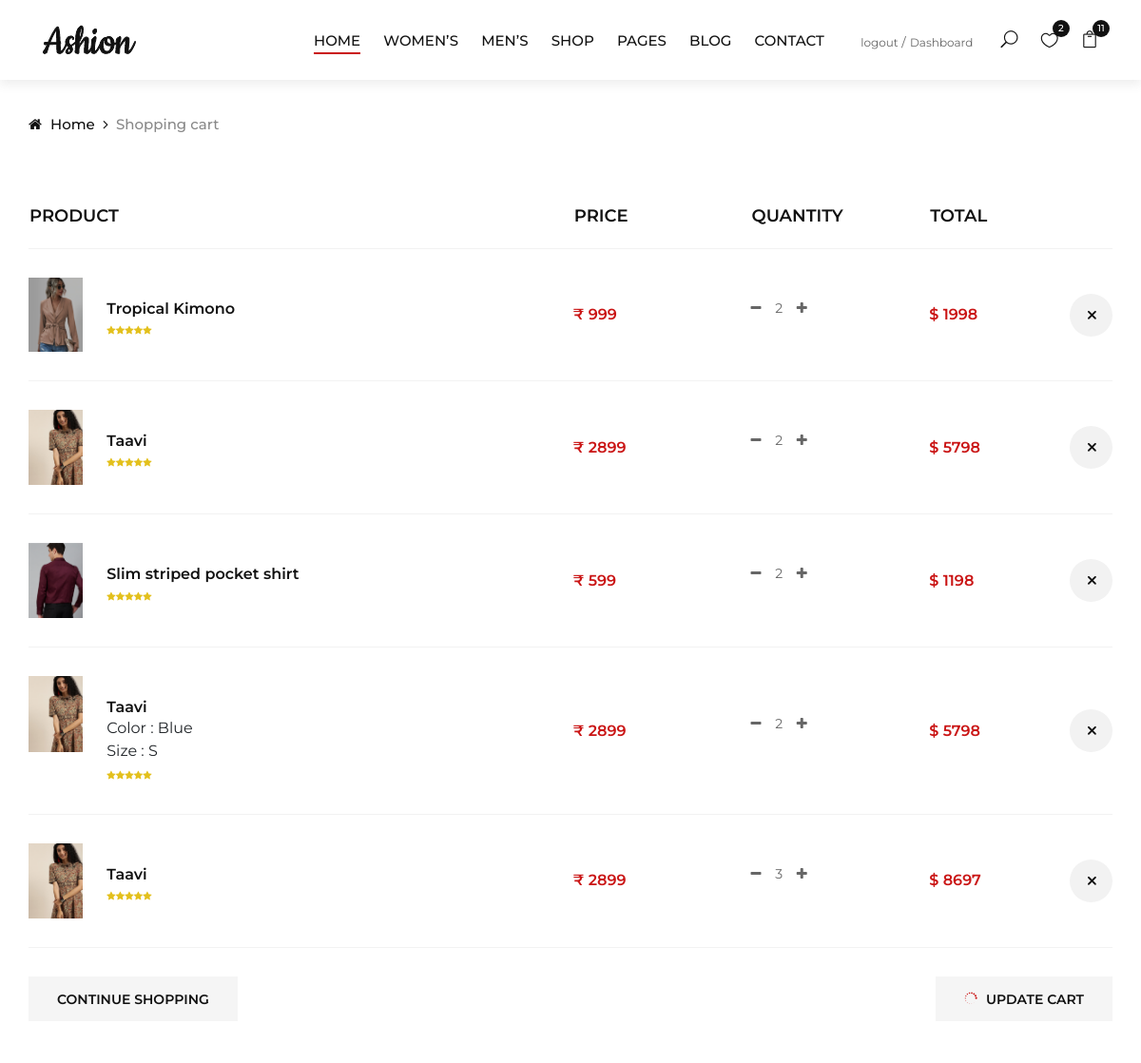
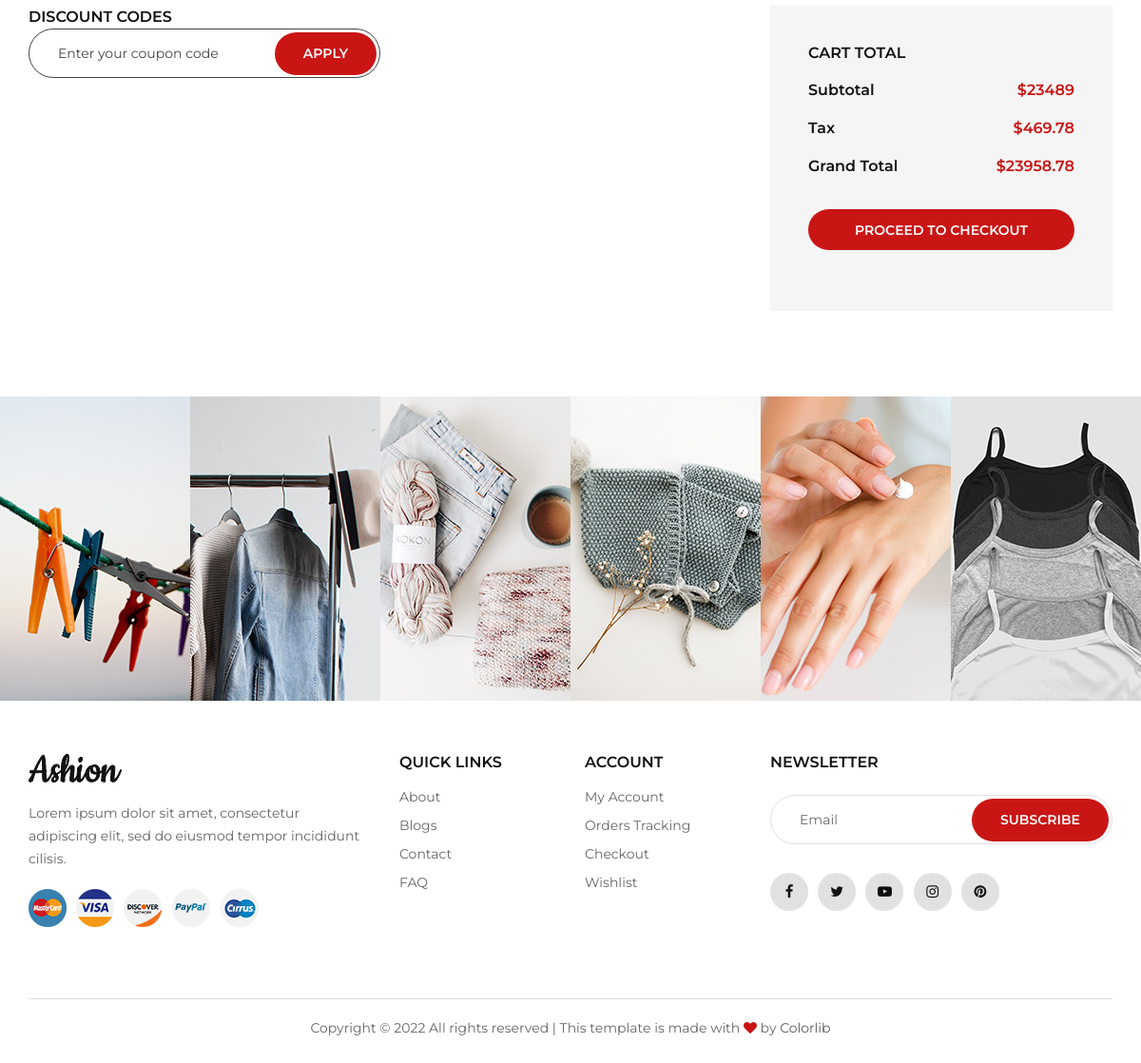
Screenshot of /cart/ (signed in) with the database file from the repository (2 pictures, top to bottom).
### carts/models.py (models this page shows, shortened)
class CartItem(models.Model):
    user = models.ForeignKey(Account, on_delete=models.CASCADE, null=True)
    product = models.ForeignKey(Product, on_delete=models.CASCADE)
    variations = models.ManyToManyField(Variation, blank=True)
    cart = models.ForeignKey(Cart, on_delete=models.CASCADE,null=True)
    quantity = models.IntegerField()
    is_active = models.BooleanField(default=True)
    def sub_total(self):
        return self.product.price * self.quantity

### store/models.py (models this page shows, shortened)
class Product(models.Model):
    product_name = models.CharField(max_length=255, unique=True)
    slug = models.SlugField(max_length=255, unique=True)
    description = models.TextField(max_length=500, blank=True)
    price = models.IntegerField()
    stock = models.IntegerField()
    images = models.ImageField(upload_to='photos/products')
    cropping = ImageRatioField('images', '512x512')
    image_1 = models.ImageField(upload_to='photos/products',blank=True)
    image_2 = models.ImageField(upload_to='photos/products',blank=True)
    image_3 = models.ImageField(upload_to='photos/products',blank=True)
    image_4 = models.ImageField(upload_to='photos/products',blank=True)
    is_available = models.BooleanField(default=True)
    category = models.ForeignKey(Category, on_delete=models.CASCADE)
    created_date = models.DateTimeField(auto_now_add=True)
    modified_date = models.DateTimeField(auto_now=True)
    def get_url(self):
        return reverse('product_detail',args=[self.category.slug, self.slug])

class Variation(models.Model):
    product = models.ForeignKey(Product, on_delete=models.CASCADE)
    variation_category = models.CharField(max_length=100, choices= variation_category_choice)
    variation_value = models.CharField(max_length=100)
    is_active = models.BooleanField(default=True)
    created_date = models.DateTimeField(auto_now_add=True)
    objects = VariationManager()

### carts/views.py (the view)
# urls.py: path('cart/',include('carts.urls')),
def cart(request, total=0, quantity=0, cart_items=None):
    try:
        applyed_coupen = None
        coupon  = request.session['code']
        print(coupon)
        applyed_coupen = Coupons.objects.filter(code=coupon).first()
        print(applyed_coupen)
    except :
        pass
    try:
        tax = 0
        grand_total = 0
        discount_price = 0
        if request.user.is_authenticated:
            cart_items = CartItem.objects.filter(user=request.user, is_active=True)
        else:
            cart = Cart.objects.get(cart_id=_cart_id(request))
            cart_items = CartItem.objects.filter(cart=cart, is_active=True)
        for cart_item in cart_items:
            total +=(cart_item.product.price * cart_item.quantity)
            quantity += cart_item.quantity
        tax = (2 * total)/100
        grand_total = total + tax
        if applyed_coupen:
            discount_price = (grand_total - (applyed_coupen.discount * grand_total)/100   )
    except ObjectDoesNotExist:
        pass
    context ={
        'total' : total,
        'quantity' : quantity,
        'cart_items' : cart_items,
        'tax' : tax,
        'grand_total' : grand_total,
        'applyed_coupen' : applyed_coupen,
        'discount_price':discount_price,
    }
    return render (request, 'cart.html', context)

### carts/context_processors.py (called while the page is built)
def counter(request):
    cart_count = 0
    if 'admin' in request.path:
        return{}
    else :
        try:
            cart = Cart.objects.filter(cart_id = _cart_id(request))
            if request.user.is_authenticated:
                cart_items = CartItem.objects.all().filter(user=request.user)
            else :
                cart_items = CartItem.objects.all().filter(cart=cart[:1])
            for cart_item in cart_items:
                cart_count += cart_item.quantity
        except Cart.DoesNotExist:
            cart_count = 0
    return dict(cart_count=cart_count)

### carts/views.py (called while the page is built)
def _cart_id(request):
    cart = request.session.session_key
    if not cart :
        cart = request.session.create()
    return cart

### category/context_processors.py (called while the page is built)
def menu_links(request):
    links = Category.objects.all()
    return dict(links=links)

### templates/cart.html (shortened to what this page needs)
{% extends 'base.html' %}
{% load static %}
{% block content %}
 <div class="breadcrumb-option">
    <div class="container">
        <div class="row">
            <div class="col-lg-12">
                <div class="breadcrumb__links">
                    <a href="{% url 'home' %}"><i class="fa fa-home"></i> Home</a>
                    <span>Shopping cart</span>
                </div>
            </div>
        </div>
    </div>
</div>
{% if not cart_items %}
<br><br><br>
<div class="text-center">
<h2 class="text-center">Your Cart is Empty</h2>
<br><br>
<a href="{% url 'store' %}" class="primary-btn text-center">Continue Shoping</a>
<br><br><br>
</div>
{% else %}
<section class="shop-cart spad">
    <div class="container">
        <div class="row">
            <div class="col-lg-12">
                <div class="shop__cart__table">
                    <table>
                        <thead>
                            <tr>
                                <th>Product</th>
                                <th>Price</th>
                                <th>Quantity</th>
                                <th>Total</th>
                                <th></th>
                            </tr>
                        </thead>
                        <tbody>
                            {% for cart_items in cart_items %}
                            <tr>
                                <td class="cart__product__item">
                                    <img src="{{cart_items.product.images.url}}" alt="">
                                    <div class="cart__product__item__title">
                                       <a href="{{ cart_items.product.get_url }}"><h6>{{cart_items.product.product_name}}</h6></a>
                                       {% if cart_items.variations.all %}
                                       {% for item in cart_items.variations.all %}
                                       {{item.variation_category | capfirst}} : {{item.variation_value | capfirst}} <br>
                                       {% endfor %}
                                       {% endif %}
                                        <div class="rating">
                                            <i class="fa fa-star"></i>
                                            <i class="fa fa-star"></i>
                                            <i class="fa fa-star"></i>
                                            <i class="fa fa-star"></i>
                                            <i class="fa fa-star"></i>
                                        </div>
                                    </div>
                                </td>
                                <td class="cart__price">₹ {{cart_items.product.price}}</td>
                                <td class="cart__quantity">
                                    <div class="pro-qt" style="border: none;">
                                        {% if cart_items.quantity > 1 %}
                                        <p> <a class="fa fa-minus" href="{% url 'remove_cart' cart_items.product.id cart_items.id %}"></a>&nbsp;&nbsp;&nbsp;
                                        {% endif %}
                                        {{cart_items.quantity}}&nbsp;&nbsp;&nbsp;
                                        <a class="fa fa-plus" href="{% url 'add_cart' cart_items.product.id %}"></a></p>
                                    </div>
                                </td>
                                <td class="cart__total">$ {{cart_items.sub_total}}</td>
                                <td class="cart__close"><a href="{% url 'remove_cart_item' cart_items.product.id cart_items.id %}" onclick ="return confirm('Are you sure you want to delete the item .?')"><span  class="icon_close"></span></a></td>
                            </tr>
                            {% endfor %}
                        </tbody>
                    </table>
                </div>
            </div>
        </div>
        <div class="row">
            <div class="col-lg-6 col-md-6 col-sm-6">
                <div class="cart__btn">
                    <a href="{% url 'store' %}">Continue Shopping</a>
                </div>
            </div>
            <div class="col-lg-6 col-md-6 col-sm-6">
                <div class="cart__btn update__btn">
                    <a href="#"><span class="icon_loading"></span> Update cart</a>
                </div>
            </div>
        </div>
        <div class="row">
            <div class="col-lg-6">
                <div class="discount__content">
                    <h6>Discount codes</h6>
                    <form action="{% url 'apply_coupon' %}" method="post">
                        <input type="text" placeholder="Enter your coupon code" name="code">
                        <button type="submit" class="site-btn">Apply</button>
                    </form>
                </div>
            </div>
            <div class="col-lg-4 offset-lg-2">
                <div class="cart__total__procced">
                    <h6>Cart total</h6>
                    <ul>
                        <li>Subtotal <span>${{total}}</span></li>
                        <li>Tax <span>${{tax}}</span></li>
                        <li>Grand Total <span>${{grand_total}}</span></li>
                    </ul>
                    <a href="{% url 'checkout' %}" class="primary-btn">Proceed to checkout</a><br>
                </div>
            </div>
        </div>
    </div>
</section>
{% endif %}
<div class="instagram">
    <div class="container-fluid">
        <div class="row">
            <div class="col-lg-2 col-md-4 col-sm-4 p-0">
                <div class="instagram__item set-bg" data-setbg="{% static 'img/instagram/insta-1.jpg' %}">
                </div>
            </div>
            <div class="col-lg-2 col-md-4 col-sm-4 p-0">
                <div class="instagram__item set-bg" data-setbg="{% static 'img/instagram/insta-2.jpg' %}">
                </div>
            </div>
            <div class="col-lg-2 col-md-4 col-sm-4 p-0">
                <div class="instagram__item set-bg" data-setbg="{% static 'img/instagram/insta-3.jpg' %}">
                </div>
            </div>
            <div class="col-lg-2 col-md-4 col-sm-4 p-0">
                <div class="instagram__item set-bg" data-setbg="{% static 'img/instagram/insta-4.jpg' %}">
                </div>
            </div>
            <div class="col-lg-2 col-md-4 col-sm-4 p-0">
                <div class="instagram__item set-bg" data-setbg="{% static 'img/instagram/insta-5.jpg' %}">
                </div>
            </div>
            <div class="col-lg-2 col-md-4 col-sm-4 p-0">
                <div class="instagram__item set-bg" data-setbg="{% static 'img/instagram/insta-6.jpg' %}">
                </div>
            </div>
        </div>
    </div>
</div>
{% endblock content %}

### templates/cart.html (style rules this page uses)
a { color: inherit; }

### rows the page displays
CartItem: product.images (picture), product.product_name "Tropical Kimono", product.price "999", quantity "2", sub_total "1998"
CartItem: product.images (picture), product.product_name "Taavi", product.price "2899", quantity "2", sub_total "5798"
CartItem: product.images (picture), product.product_name "Slim striped pocket shirt", product.price "599", quantity "2", sub_total "1198"
CartItem: product.images (picture), product.product_name "Taavi", product.price "2899", quantity "2", sub_total "5798"
Variation: variation_category "Color", variation_value "Blue"
Variation: variation_category "Size", variation_value "S"
CartItem: product.images (picture), product.product_name "Taavi", product.price "2899", quantity "3", sub_total "8697"

### other values shown
{{ cart_count }} "11"
{{ total }} "23489"
{{ tax }} "469.78"
{{ grand_total }} "23958.78"
